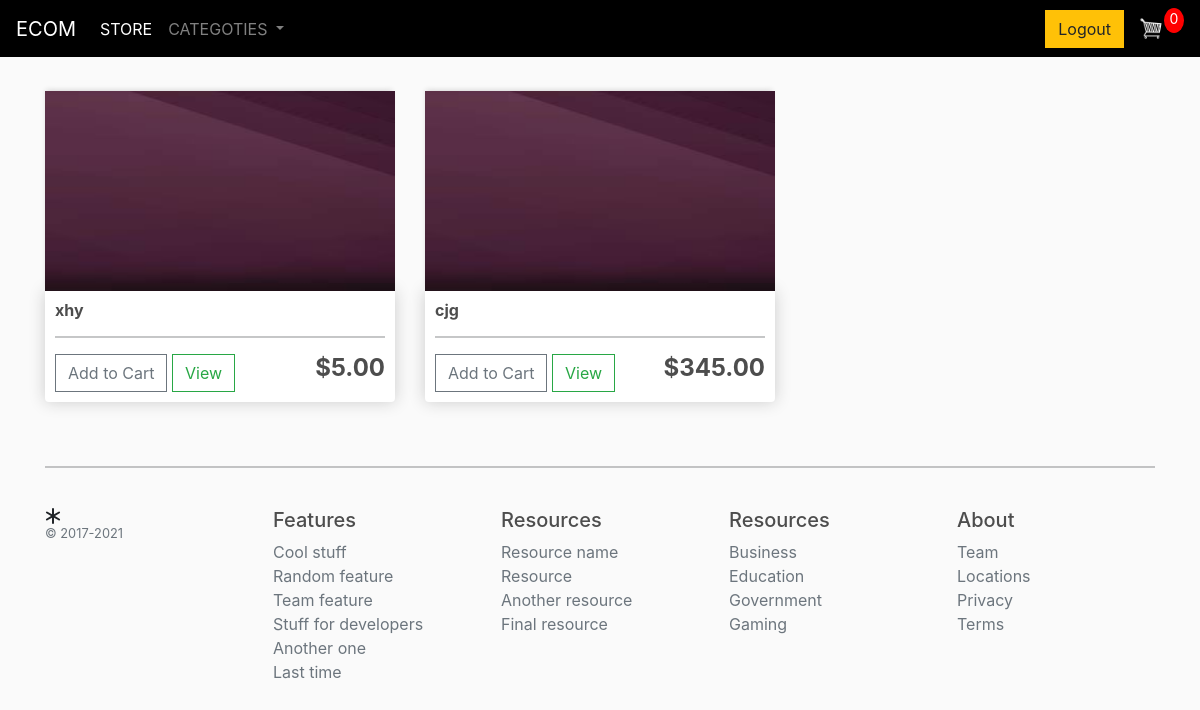
/ (signed in), run on the app's committed database.
### store/models.py (models this page shows, shortened)
class Product(models.Model):
    category = models.ForeignKey(Category, related_name='product', on_delete=models.CASCADE)
    created_by = models.ForeignKey(settings.AUTH_USER_MODEL, related_name='product_creator', on_delete=models.CASCADE)
    name = models.CharField(max_length=200, null=True)
    price = models.DecimalField(max_digits=7, decimal_places=2)
    digital = models.BooleanField(default=False, null=True, blank=True)
    image = models.ImageField(null=True, blank=True, default='default.jpeg')
    slug = models.SlugField(max_length=255)
    in_stock = models.BooleanField(default=True)
    is_active = models.BooleanField(default=True)
    created = models.DateTimeField(auto_now_add=True)
    updated = models.DateTimeField(auto_now=True)
    objects = models.Manager()
    products = ProductManager()
    class Meta:
        ordering = ('-created',)
    def get_absolute_url(self):
        return reverse('store:product_detail', args=[self.slug])
    @property
    def imageURL(self):
        try:
            url = self.image.url
        except:
            url = ""
        return url

### store/views.py (the view)
# urls.py: path('', include('store.urls', namespace='store')),
def store(request):
    products = Product.products.all()
    context = {'products': products}
    return render(request, 'store/store.html', context)

### account/models.py (called while the page is built)
    def __str__(self):
        return self.user_name

### store/context_processors.py (called while the page is built)
def categories(request):
    return {'categories': Category.objects.all()}

def basket(request):
    return {'basket': Basket(request)}

def cartItems(request):
    data = cartData(request)
    cartItems = data['cartItems']
    return {'cart_items': cartItems}

### store/models.py (called while the page is built)
    def get_queryset(self):
        return super(ProductManager, self).get_queryset().filter(is_active=True)

    def get_absolute_url(self):
        return reverse('store:category_list', args=[self.slug])

    @property
    def get_cart_items(self):
        orderitems = self.orderitem_set.all()
        total = sum([item.quantity for item in orderitems])
        return total

### store/utils.py (called while the page is built)
def cartData(request):
    if request.user.is_authenticated:
        customer = request.user.customer
        order, created = Order.objects.get_or_create(customer=customer, complete=False)
        items = order.orderitem_set.all()
        cartItems = order.get_cart_items
    else:
        cookieData = cookieCart(request)
        items = cookieData['items']
        order = cookieData['order']
        cartItems = cookieData['cartItems']
    return {'items': items, 'order': order, 'cartItems': cartItems}

    def __len__(self):
        return sum(item['qty'] for item in self.basket.values())

### store/templates/store/store.html
{% extends 'store/main.html' %}
{% load static %}
{% block content %}
<div class="row">
	{% for product in products %}
	<div class="col-lg-4">
		<img class="thumbnail" src="{{ product.imageURL }}">
		<div class="box-element product">
			<h6><strong>{{ product.name }}</strong></h6>
			<hr>
			<button data-product={{ product.id }} data-action="add" class="btn btn-outline-secondary add-btn update-cart">Add to Cart</button>
			<a class="btn btn-outline-success" href="{{ product.get_absolute_url }}">View</a>
			<h4 style="display: inline-block; float: right"><strong>${{ product.price|floatformat:2 }}</strong></h4>
		</div>
	</div>
	{% endfor %}
</div>
{% endblock content %}

### static/css/main.css (style rules this page uses)
body { background-color: hsl(0, 0%, 98%); }
h1,h2,h3,h4,h5,h6 { color:hsl(0, 0%, 30%); }
.box-element { box-shadow:hsl(0, 0%, 80%) 0 0 16px; background-color: #fff; border-radius: 4px; padding: 10px; }
.thumbnail { width: 100%; height: 200px; -webkit-box-shadow: -1px -3px 5px -2px rgba(214,214,214,1); -moz-box-shadow: -1px -3px 5px -2px rgba(214,214,214,1); box-shadow: -1px -3px 5px -2px rgba(214,214,214,1); }
.product { border-radius: 0 0 4px 4px; }
.col-lg-4, .col-lg-6, .col-lg-8, .col-lg-12 { margin-top: 10px; }
.btn { border-radius: 0; }

### data on the page
Product: imageURL (placeholder picture), name "xhy", price "5.00"
Product: imageURL (placeholder picture), name "cjg", price "345.00"

### other printed values
{{ cart_items }} "0"
